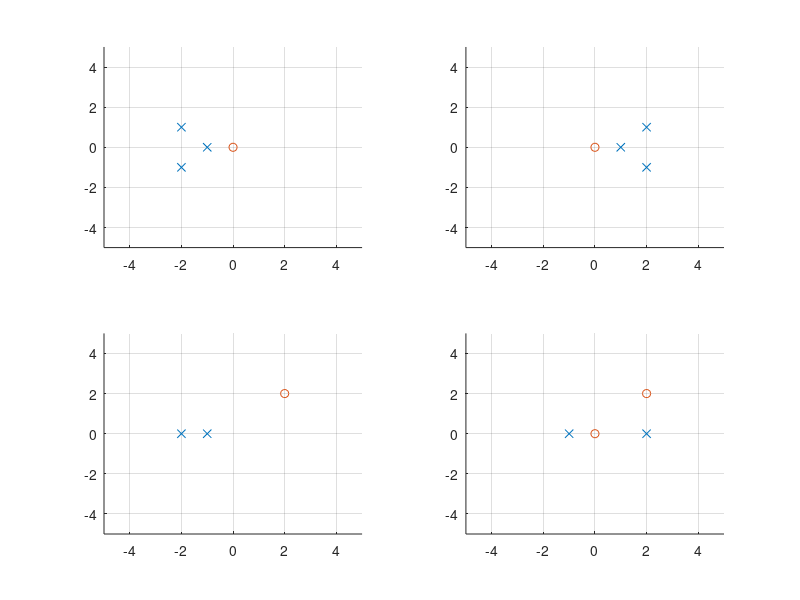

MATLAB code to generate this figure:
subplot(2,2,1),
scatter([-2 -2 -1],[1 -1 0],'x')
hold on
scatter([0],[0],'o')
subplot(2,2,2),
scatter([2 2 1],[1, -1 0],'x')
hold on
scatter([0],[0],'o')

subplot(2,2,3),
scatter([-1 -2],[0 0],'x')
hold on
scatter([2],[2],'o')

subplot(2,2,4),
scatter([-1 2],[0 0],'x')
hold on
scatter([0 2],[0 2],'o')
for i=1:4
subplot(2,2,i),
xlim([-5 5]);
ylim([-5 5]);
grid on
end